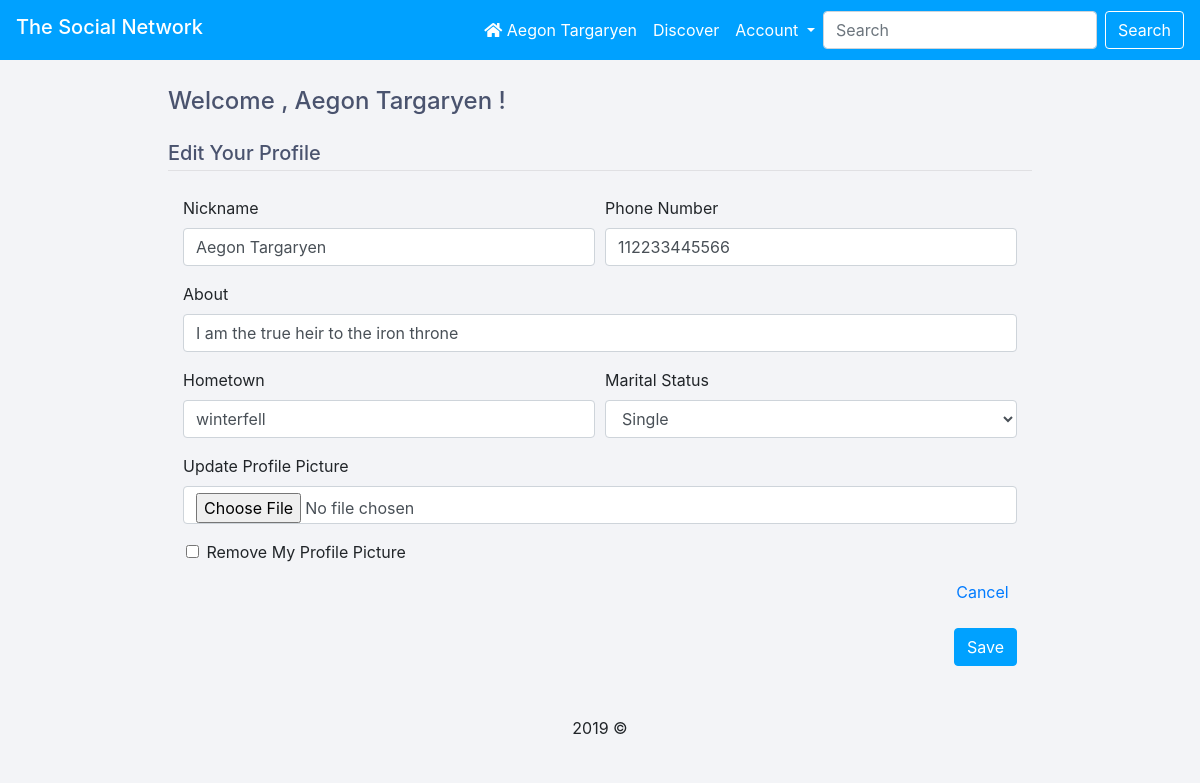
/editprofile.php (signed in), run on an earlier commit of the app's database.
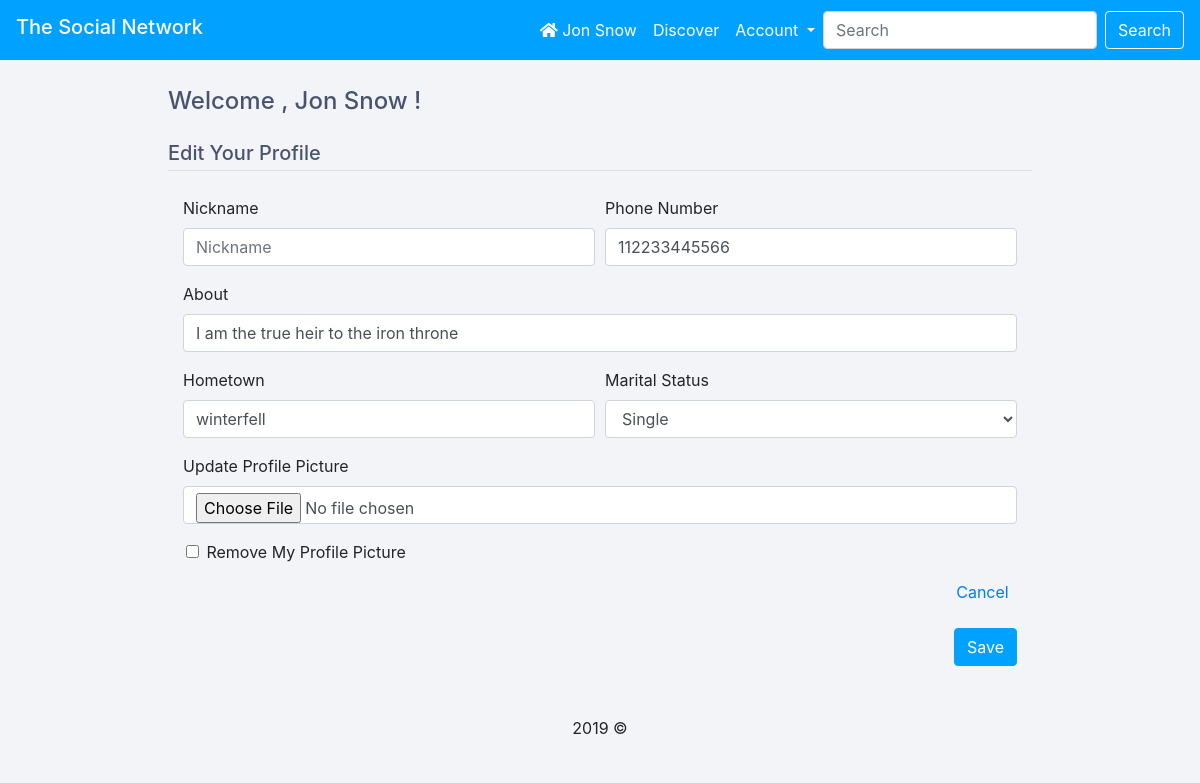
And on a later commit of the database.
### tables this page shows
CREATE TABLE `users`  (
  `id` int(11) NOT NULL AUTO_INCREMENT,
  `firstName` varchar(255) NOT NULL,
  `lastName` varchar(255) NOT NULL,
  `nickName` varchar(255) NULL DEFAULT NULL,
  `password` varchar(255) NOT NULL,
  `phone` varchar(255) NULL DEFAULT NULL,
  `email` varchar(255) NOT NULL,
  `gender` varchar(255) NOT NULL,
  `birthdate` date NOT NULL,
  `profilePicture` varchar(255) NULL DEFAULT NULL,
  `homeTown` varchar(255) NULL DEFAULT NULL,
  `maritalStatus` varchar(255) NULL DEFAULT NULL,
  `about` text NULL,
  PRIMARY KEY (`id`) USING BTREE
);

### editprofile.php (the view, shortened to what this page needs)
<?php
$DATABASE_HOST = 'localhost';
$DATABASE_USER = 'root';
$DATABASE_PASS = '';
$DATABASE_NAME = 'socialnetwork';
$con = mysqli_connect($DATABASE_HOST, $DATABASE_USER, $DATABASE_PASS, $DATABASE_NAME);
$id=$_SESSION['id'];
$results = $con->query("SELECT firstName , lastName  FROM users  where id = $id ");
$fName=NULL;
$lName=NULL;
 while ($row = $results->fetch_assoc())
 {
 $fName =$row['firstName'];
 $lName = $row['lastName'];
 }
$fName = strtolower($fName);
$lName = strtolower($lName);
$fName = ucwords($fName);
$lName = ucwords($lName);
$name = $fName." ".$lName;
$nname = NULL;
$result2 = $con->query("SELECT nickName FROM users  where id = $id ");
 while ($row = $result2->fetch_assoc())
 {
 $nname =$row['nickName'];
 }
if( $nname != NULL )
{
 $name = $nname;
}
$nickName = NULL;
$phone = NULL;
$homeTown = NULL;
$maritalStatus = NULL;
$about = NULL;
$results = $con->query("SELECT nickName , phone , homeTown , maritalStatus , about FROM users  where id = $id ");
while ($row = $results->fetch_assoc())
 {
 $nickName =$row['nickName'];
 $phone = $row['phone'];
 $homeTown =$row['homeTown'];
 $maritalStatus = $row['maritalStatus'];
 $about =$row['about'];
 }
?>
<!DOCTYPE html>
<html>
<head>
  <link href="css/stylesheet.css" rel="stylesheet" type="text/css">
 <link rel="stylesheet" href="https://use.fontawesome.com/releases/v5.7.1/css/all.css">
<link rel="stylesheet" href="https://stackpath.bootstrapcdn.com/bootstrap/4.3.1/css/bootstrap.min.css">
</head>
<body class="loggedin">
<nav class="navbar navbar-expand-lg navbar-dark " style="background-color: #00a1ff;">
  <div class="collapse navbar-collapse" id="navbarTogglerDemo01">
   <h3> <a class="navbar-brand" href="/socialnetwork">The Social Network</a> </h3>
    <ul class="navbar-nav  ml-auto">
      <li class="nav-item active">
        <a class="nav-link" href="home.php"><i class="fas fa-home"></i> <?=$name?><span class="sr-only">(current)</span></a>
      </li>
      <li class="nav-item active">
        <a class="nav-link" href="#">Discover</a>
      </li>
      <li class="nav-item dropdown active">
        <a class="nav-link dropdown-toggle" id="navbarDropdown" href="#" id="navbarDropdown" role="button" data-toggle="dropdown" aria-haspopup="true" aria-expanded="false">
          Account
        </a>
      </li>
 <form class="form-inline my-2 my-lg-0">
      <input class="form-control mr-sm-2" type="search" placeholder="Search" aria-label="Search">
      <button class="btn  my-2 my-sm-0" style="background-color: #00a1ff; border-color: white; color: white;" type="submit">Search</button>
    </form>
    </ul>
  </div>
</nav>
		<div class="content" style="margin-top:2px; margin-bottom: 0;" >
			<h4>Welcome , <?=$name?> !</h4>
		</div>
		<div class="content" style=" margin-bottom: 25px;">
           <h3 ">Edit Your Profile</h3>
		</div>
	<div class="content" style="margin: 0 auto;">
    <div class="container">
<form method="POST" action="submitprofile.php" enctype="multipart/form-data" >
  <div class="form-row">
    <div class="form-group col-md-6 col-xs-12 col-sm-12 ">
      <label for="nickname">Nickname</label>
      <input type="text" class="form-control" id="nickname" name="nickname" value="<?=$nickName?>" placeholder="Nickname">
    </div>
    <div class="form-group col-md-6 col-xs-12 col-sm-12">
      <label for="phone">Phone Number</label>
      <input type="tel" class="form-control" id="phone" name="phone" value="<?=$phone?>" placeholder="Phone Number">
    </div>
  </div>
   <div class="form-row ">
 	<div class="form-group col-md-12 col-xs-12 col-sm-12">
    <label for="about">About</label>
    <input type="text" class="form-control" name="about"  id="about" value="<?=$about?>" placeholder="Tell Us Something About Yourself !">
  </div>
  </div>
  <div class="form-row">
    <div class="form-group col-md-6 col-xs-12 col-sm-12">
      <label for="hometown">Hometown</label>
      <input type="text" class="form-control" id="hometown" name="hometown" value="<?=$homeTown?>" placeholder="Hometown">
    </div>
    <div class="form-group col-md-6 col-xs-12 col-sm-12">
      <label for="maritalstatus">Marital Status</label>
      <select name="maritalstatus" id="maritalstatus" class="form-control">
      <?php if($maritalStatus== NULL) {?>
        <option selected value="">Choose...</option>
        <option value="Single">Single</option>
        <option value="Engaged">Engaged</option>
        <option value="Married">Married</option>
<?php } else if ($maritalStatus== "Single") { ?>
        <option  selected value="Single">Single</option>
<?php } else if ($maritalStatus== "Engaged") { ?>
        <option   value="Single">Single</option>
        <option selected value="Engaged">Engaged</option>
        <option value="Married">Married</option>
        <option value="">Leave Empty</option>
      <?php } else if ($maritalStatus== "Married") { ?>
<option   value="Single">Single</option>
        <option  value="Engaged">Engaged</option>
        <option selected value="Married">Married</option>
        <option value="">Leave Empty</option>
  <?php } ?>
      </select>
    </div>
  </div>
 <div class="form-row ">
 	<div class="form-group col-md-12">
    <label for="profilepicture">Update Profile Picture</label>
    <input type="file" class="form-control" id = "profilepicture" name="image" >
    </div>
  </div>
<div class="form-row ">
<div class="form-check form-group " style="margin-left: 1%;">
    <input type="checkbox" class="form-check-input" id="removepp" name="removepp" value="true" >
    <label class="form-check-label" for="removepp">Remove My Profile Picture</label>
  </div>
  </div>
<a href="home.php" target="_blank" style="float: right; margin-right: 1%;">Cancel</a>
<br>
<br>
  <button type="submit" style=" float: right; background-color: #00a1ff; border-color: #00a1ff; float: right;" name="continue" class="btn btn-primary">Save</button>
</form>
<span>
<footer style=" display: table;
    text-align: center;
    margin-left: auto;
    margin-right: auto;
    margin-top:10%;">
  <p>2019  ©</p>
</footer>
</span>
</div>
</div>
</body>
</html>

### css/stylesheet.css (style rules this page uses)
body.loggedin { background-color: #f3f4f7; }
.content { margin: 0 auto; width: 72%; background-color: #f3f4f7; }
.content h4 { margin: 0; padding: 25px 0; color: #4a536e; }
.content h3 { margin: 0; margin-top: 0; padding-bottom: 5px; font-size: 20px; border-bottom: 1px solid #e0e0e3; color: #4a536e; }
.content > div p { padding: 5px; margin: 0 0 10px 0; }

What changed in the data, as far as the page shows it:
changed users "I am the true heir to the iron throne": name "Aegon Targaryen" → "Jon Snow"; nickname "Aegon Targaryen" → (not shown)
